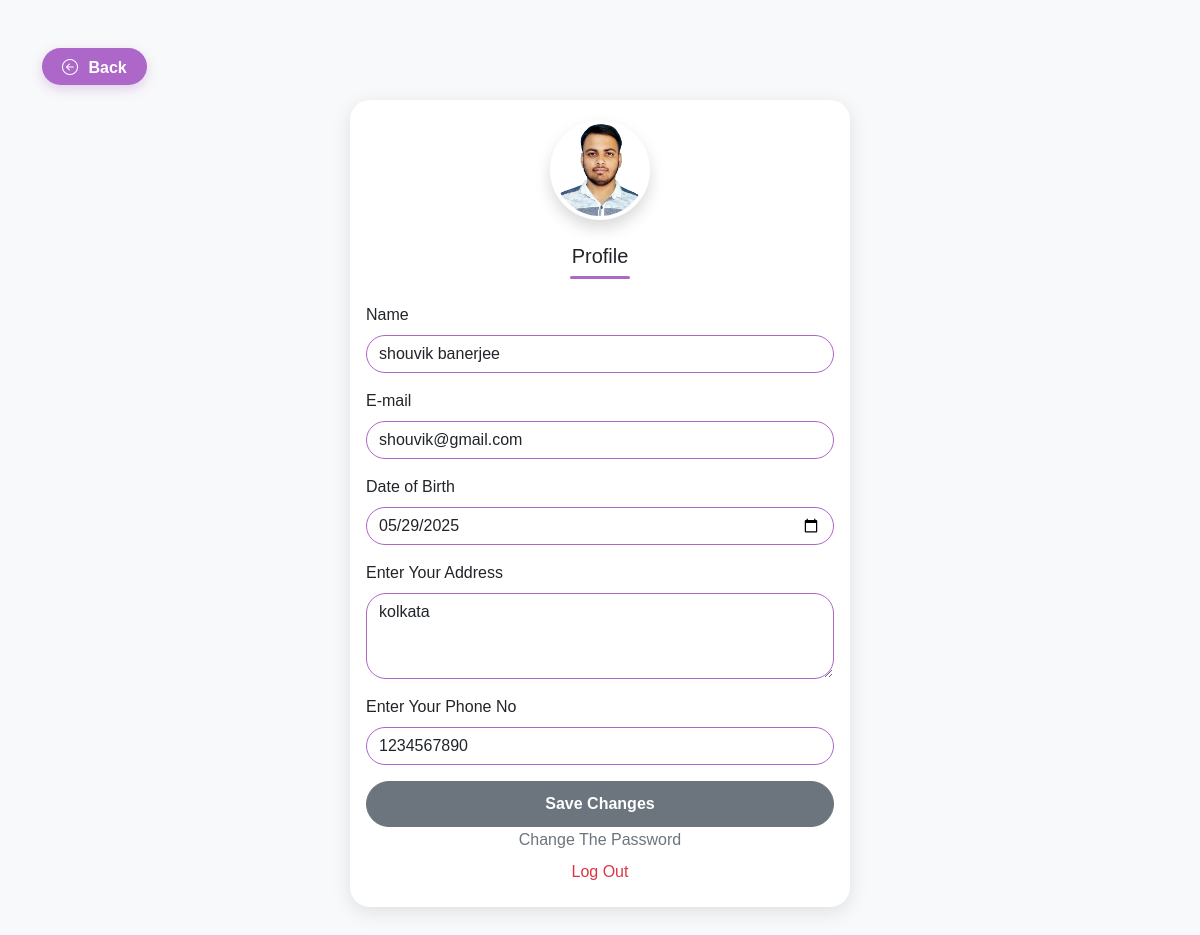
Screenshot of /Homepage/profile.php (signed in) with the database file from the repository.
### tables this page shows
CREATE TABLE `users` (
  `user_id` int(11) NOT NULL,
  `name` varchar(50) NOT NULL,
  `dob` date NOT NULL,
  `email` varchar(50) NOT NULL,
  `password` varchar(30) NOT NULL,
  `phone` varchar(15) NOT NULL,
  `address` text NOT NULL,
  `image` text NOT NULL,
  `created_at` timestamp NOT NULL DEFAULT current_timestamp(),
  `updated_at` timestamp NOT NULL DEFAULT current_timestamp()
);

### Homepage/profile.php (the view, shortened to what this page needs)
<?php
include_once "db_connect.php";
$user_id = $_SESSION['user_id'];
$query = "SELECT * FROM users WHERE user_id = ?";
$stmt = mysqli_prepare($conn, $query);
mysqli_stmt_bind_param($stmt, "i", $user_id);
mysqli_stmt_execute($stmt);
$result = mysqli_stmt_get_result($stmt);
if ($result && mysqli_num_rows($result) > 0) {
    $user = mysqli_fetch_assoc($result);
    $image = $user['image'];
    $displayImage = !empty($image) ? $image : 'default.jpg';
} else {
    session_destroy();
header("Location:/ServiceHub/Signup_Login/login.php");
    exit();
}
?>
<!DOCTYPE html>
<html lang="en">
<head>
  <link rel="stylesheet" href="https://cdn.jsdelivr.net/npm/bootstrap@5.3.0/dist/css/bootstrap.min.css" />
  <link rel="stylesheet" href="https://cdnjs.cloudflare.com/ajax/libs/font-awesome/6.5.1/css/all.min.css" />
  <link href="https://cdn.jsdelivr.net/npm/bootstrap-icons@1.10.5/font/bootstrap-icons.css" rel="stylesheet" />
  <link rel="stylesheet" href="style.css" />
</head>
<body class="bg-light">
<div class="container py-5">
  <div class = "button-padding">
 <button class="btn back-btn" onclick="window.location.href='/ServiceHub/Homepage/home.php'">
          <i class="bi bi-arrow-left-circle"></i> Back
        </button>
</div>
  <div class="card profile-card">
    <div class="position-relative text-center" style="margin-top: -40px;">
      <img src="assets/images/<?php echo $displayImage; ?>" class="img-fluid rounded-circle shadow profile-pic animated-profile" alt="Profile Picture">
    </div>
    <div class="card-body mt-3 pt-2">
      <h5 class="text-center mb-4">Profile
      <span style="display: block; height: 3px; width: 60px; background-color:  #ad67c8; margin: 8px auto 0; border-radius: 2px;"></span>
      </h5>
      <form action="upload_profile.php" method ="post">
        <div class="mb-3">
          <label class="form-label"> Name</label>
          <input type="text" class="form-control"  name="first_name" value="<?php echo htmlspecialchars($user['name']); ?>" required >
        </div>
        <div class="mb-3">
          <label class="form-label">E-mail</label>
          <input type="email" class="form-control" name="email" value="<?php echo htmlspecialchars($user['email']); ?>" readonly>
        </div>
        <div class="mb-3">
          <label class="form-label">Date of Birth</label>
          <input type="date" name="dob" value="<?php echo htmlspecialchars($user['dob']); ?>" class="form-control" >
        </div>
        <div class="mb-3">
          <label class="form-label">Enter Your Address</label>
        <textarea name="address" class="form-control" rows="3" placeholder="Enter your address"><?php echo htmlspecialchars($user['address']); ?></textarea>
        </div>
        <div class="mb-3">
          <label class="form-label">Enter Your Phone No </label>
          <input type="phone" class="form-control" name="phone" value="<?php echo htmlspecialchars($user['phone']); ?>" required>
        </div>
        <button type="submit" name="update_profile" class="btn btn-secondary w-100 save-btn" >Save Changes</button>
      </form>
          <form action=""   class ="d-flex justify-content-center align-items-center">
          <button type="submit" class="btn btn-link text-decoration-none text-secondary  justify-center p-0">Change The Password</button>
          </form>
          <form action="logout.php" method="post" class="d-flex justify-content-center align-items-center">
      <button type="submit" class="btn btn-link text-decoration-none text-secondary text-danger">Log Out</button>
    </form>
    </div>
  </div>
</div>
</body>
</html>

### Homepage/style.css (style rules this page uses)
body { background-color: #ffffff; font-family: "Arial", sans-serif; margin: 0; padding: 0; }
.card { border: none; transition: 0.3s; box-shadow: 0px 4px 8px rgba(0, 0, 0, 0.1); border-radius: 10px; }
.card img { transition: transform 0.3s ease; }

### Homepage/profile.php (style rules this page uses)
.profile-pic { display: block; margin: 0 auto; border: 4px solid #fff; border-radius: 50%; width: 100px; height: 100px; object-fit: cover; background-color: #fff; position: relative; z-index: 1; transition: transform 0.3s ease; }
.animated-profile { animation: fadeSlideIn 1s ease-in-out; }
.form-control, .form-select { border-radius: 20px; }
.save-btn { border-radius: 30px; padding: 10px; font-weight: 600; }
.profile-card { max-width: 500px; margin: auto; border-radius: 20px; overflow: hidden; box-shadow: 0px 5px 20px rgba(0, 0, 0, 0.1); position: relative; padding-top: 60px; }
.back-btn { background-color: #ad67c8; color: #fff; border: none; border-radius: 30px; padding: 8px 20px; font-weight: 600; transition: background-color 0.3s ease, transform 0.2s ease; box-shadow: 0 4px 12px rgba(173, 103, 200, 0.3); padding-bottom:5px; }
.back-btn i { margin-right: 6px; }
.button-padding { padding-bottom:15px; position: relative; }
.form-control { border-color: #ad67c8 !important; }

### rows the page displays
users: image (picture), first_name "shouvik banerjee", email "shouvik@gmail.com", dob "05/29/2025", address "kolkata", phone "1234567890"
